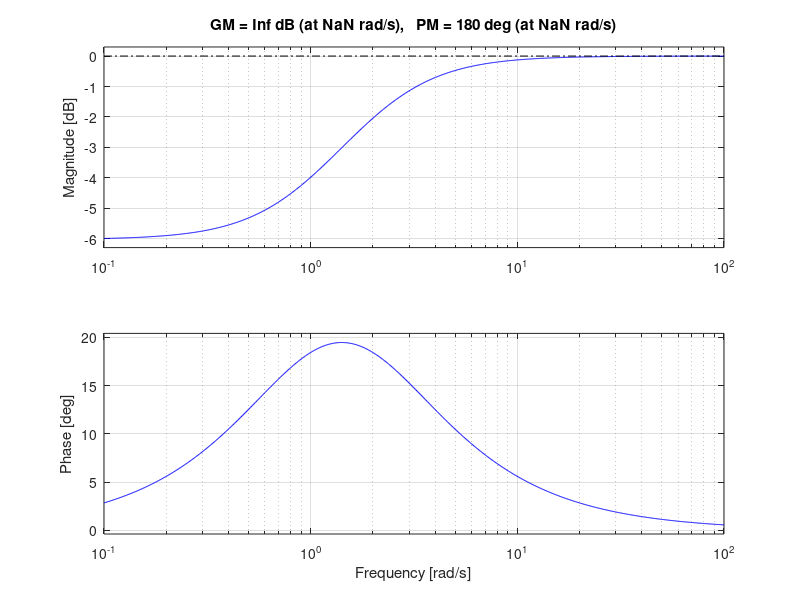
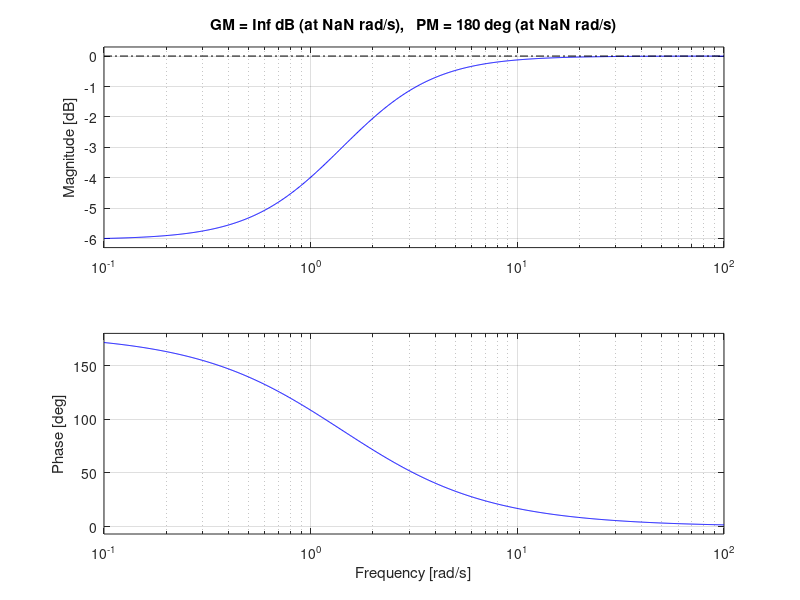
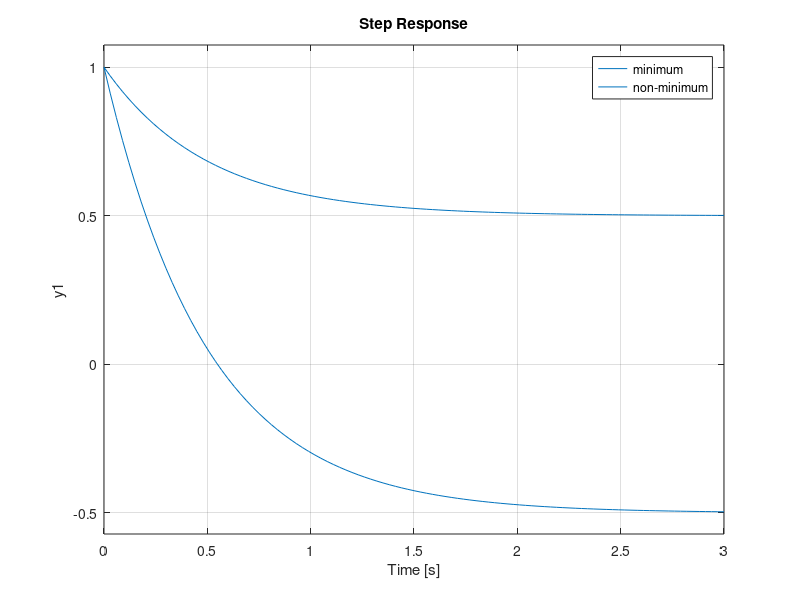

MATLAB code to generate these figures, in order:
clear;
clc;

s=tf('s');

% minimum phase TF
G1=(s+1)/(s+2);
figure(1)
bode(G1)
grid on;
title('bode plot for minimum phase TF');
margin(G1)

% non-minimum phase TF
G2=(s-1)/(s+2);
figure(2)
bode(G2)
grid on;
title('bode plot for non-minimum phase TF');
margin(G2)

figure(3)
step(G1)
hold on;
step(G2)
legend('minimum','non-minimum');
grid on;